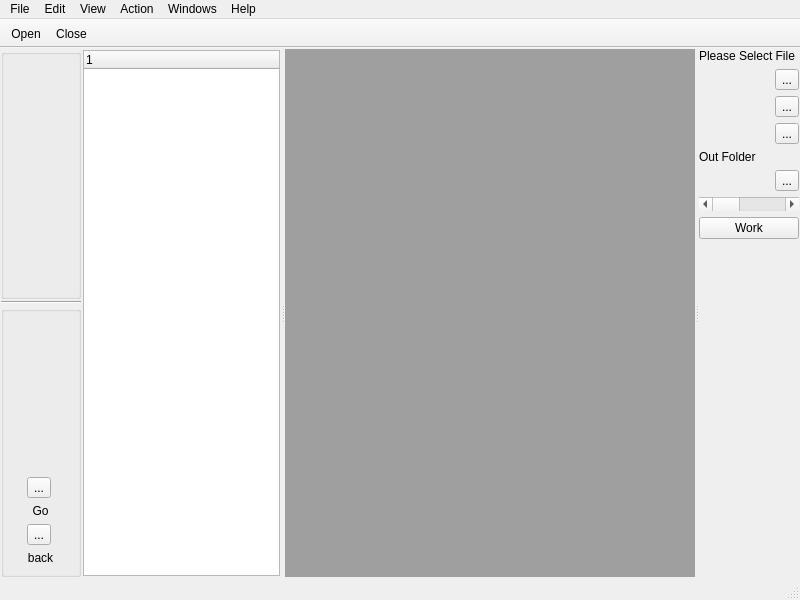
<?xml version="1.0" encoding="UTF-8"?>
<ui version="4.0">
 <class>StyleWindow</class>
 <widget class="QMainWindow" name="StyleWindow">
  <property name="geometry">
   <rect>
    <x>0</x>
    <y>0</y>
    <width>800</width>
    <height>600</height>
   </rect>
  </property>
  <property name="windowTitle">
   <string>MainWindow</string>
  </property>
  <widget class="QWidget" name="centralwidget">
   <layout class="QGridLayout" name="gridLayout_6">
    <property name="leftMargin">
     <number>1</number>
    </property>
    <property name="topMargin">
     <number>1</number>
    </property>
    <property name="rightMargin">
     <number>1</number>
    </property>
    <property name="bottomMargin">
     <number>1</number>
    </property>
    <property name="spacing">
     <number>1</number>
    </property>
    <item row="0" column="0">
     <widget class="QWidget" name="widget" native="true">
      <property name="minimumSize">
       <size>
        <width>80</width>
        <height>0</height>
       </size>
      </property>
      <layout class="QGridLayout" name="gridLayout_2">
       <property name="leftMargin">
        <number>0</number>
       </property>
       <property name="topMargin">
        <number>0</number>
       </property>
       <property name="rightMargin">
        <number>0</number>
       </property>
       <property name="bottomMargin">
        <number>0</number>
       </property>
       <property name="spacing">
        <number>2</number>
       </property>
       <item row="0" column="0">
        <widget class="QGroupBox" name="groupBox">
         <property name="minimumSize">
          <size>
           <width>0</width>
           <height>250</height>
          </size>
         </property>
         <property name="title">
          <string/>
         </property>
         <layout class="QGridLayout" name="gridLayout_4">
          <property name="leftMargin">
           <number>2</number>
          </property>
          <property name="topMargin">
           <number>2</number>
          </property>
          <property name="rightMargin">
           <number>2</number>
          </property>
          <property name="bottomMargin">
           <number>2</number>
          </property>
          <property name="spacing">
           <number>2</number>
          </property>
          <item row="0" column="0">
           <widget class="IconButton" name="iconbtn1" native="true"/>
          </item>
          <item row="1" column="0">
           <widget class="IconButton" name="iconbtn2" native="true"/>
          </item>
          <item row="2" column="0">
           <widget class="IconButton" name="iconbtn3" native="true"/>
          </item>
          <item row="3" column="0">
           <widget class="IconButton" name="iconbtn4" native="true"/>
          </item>
         </layout>
        </widget>
       </item>
       <item row="1" column="0">
        <widget class="Line" name="line">
         <property name="orientation">
          <enum>Qt::Horizontal</enum>
         </property>
        </widget>
       </item>
       <item row="2" column="0">
        <widget class="QGroupBox" name="groupBox_2">
         <property name="title">
          <string/>
         </property>
         <layout class="QGridLayout" name="gridLayout_3">
          <item row="4" column="0">
           <widget class="QLabel" name="label_6">
            <property name="text">
             <string>back</string>
            </property>
            <property name="alignment">
             <set>Qt::AlignCenter</set>
            </property>
           </widget>
          </item>
          <item row="1" column="0">
           <widget class="QToolButton" name="toolButton_5">
            <property name="text">
             <string>...</string>
            </property>
           </widget>
          </item>
          <item row="2" column="0">
           <widget class="QLabel" name="label_5">
            <property name="text">
             <string>Go</string>
            </property>
            <property name="alignment">
             <set>Qt::AlignCenter</set>
            </property>
           </widget>
          </item>
          <item row="3" column="0">
           <widget class="QToolButton" name="toolButton_8">
            <property name="text">
             <string>...</string>
            </property>
           </widget>
          </item>
          <item row="0" column="0">
           <spacer name="verticalSpacer">
            <property name="orientation">
             <enum>Qt::Vertical</enum>
            </property>
            <property name="sizeHint" stdset="0">
             <size>
              <width>20</width>
              <height>40</height>
             </size>
            </property>
           </spacer>
          </item>
         </layout>
        </widget>
       </item>
      </layout>
     </widget>
    </item>
    <item row="0" column="1">
     <widget class="QStackedWidget" name="stackedWidget">
      <property name="minimumSize">
       <size>
        <width>100</width>
        <height>0</height>
       </size>
      </property>
      <widget class="QWidget" name="page_3">
       <layout class="QGridLayout" name="gridLayout">
        <property name="leftMargin">
         <number>0</number>
        </property>
        <property name="topMargin">
         <number>0</number>
        </property>
        <property name="rightMargin">
         <number>0</number>
        </property>
        <property name="bottomMargin">
         <number>0</number>
        </property>
        <property name="spacing">
         <number>0</number>
        </property>
        <item row="0" column="0">
         <widget class="QSplitter" name="splitter">
          <property name="orientation">
           <enum>Qt::Horizontal</enum>
          </property>
          <widget class="QWidget" name="widget_3" native="true">
           <property name="minimumSize">
            <size>
             <width>80</width>
             <height>0</height>
            </size>
           </property>
           <layout class="QGridLayout" name="gridLayout_5">
            <property name="leftMargin">
             <number>1</number>
            </property>
            <property name="topMargin">
             <number>1</number>
            </property>
            <property name="rightMargin">
             <number>1</number>
            </property>
            <property name="bottomMargin">
             <number>1</number>
            </property>
            <property name="spacing">
             <number>1</number>
            </property>
            <item row="0" column="0">
             <widget class="QTreeWidget" name="treeWidget">
              <column>
               <property name="text">
                <string notr="true">1</string>
               </property>
              </column>
             </widget>
            </item>
           </layout>
          </widget>
          <widget class="QMdiArea" name="mdiArea"/>
          <widget class="QWidget" name="widget_2" native="true">
           <property name="minimumSize">
            <size>
             <width>100</width>
             <height>0</height>
            </size>
           </property>
           <layout class="QGridLayout" name="gridLayout_7">
            <item row="5" column="1">
             <widget class="QToolButton" name="btnFile4">
              <property name="text">
               <string>...</string>
              </property>
             </widget>
            </item>
            <item row="4" column="0" colspan="2">
             <widget class="QLabel" name="label_8">
              <property name="text">
               <string>Out Folder</string>
              </property>
             </widget>
            </item>
            <item row="5" column="0">
             <widget class="QLabel" name="lbFile4">
              <property name="text">
               <string/>
              </property>
             </widget>
            </item>
            <item row="1" column="0">
             <widget class="QLabel" name="lbFile1">
              <property name="text">
               <string/>
              </property>
             </widget>
            </item>
            <item row="0" column="0" colspan="2">
             <widget class="QLabel" name="label">
              <property name="text">
               <string>Please Select File</string>
              </property>
             </widget>
            </item>
            <item row="3" column="1">
             <widget class="QToolButton" name="btnFile3">
              <property name="text">
               <string>...</string>
              </property>
             </widget>
            </item>
            <item row="7" column="0" colspan="2">
             <widget class="QPushButton" name="btnDo">
              <property name="text">
               <string>Work</string>
              </property>
             </widget>
            </item>
            <item row="3" column="0">
             <widget class="QLabel" name="lbFile3">
              <property name="text">
               <string/>
              </property>
             </widget>
            </item>
            <item row="1" column="1">
             <widget class="QToolButton" name="btnFile1">
              <property name="text">
               <string>...</string>
              </property>
             </widget>
            </item>
            <item row="8" column="0">
             <spacer name="verticalSpacer_2">
              <property name="orientation">
               <enum>Qt::Vertical</enum>
              </property>
              <property name="sizeHint" stdset="0">
               <size>
                <width>20</width>
                <height>328</height>
               </size>
              </property>
             </spacer>
            </item>
            <item row="2" column="0">
             <widget class="QLabel" name="lbFile2">
              <property name="text">
               <string/>
              </property>
             </widget>
            </item>
            <item row="2" column="1">
             <widget class="QToolButton" name="btnFile2">
              <property name="text">
               <string>...</string>
              </property>
             </widget>
            </item>
            <item row="6" column="0" colspan="2">
             <widget class="QScrollBar" name="horizontalScrollBar">
              <property name="orientation">
               <enum>Qt::Horizontal</enum>
              </property>
             </widget>
            </item>
           </layout>
          </widget>
         </widget>
        </item>
       </layout>
      </widget>
      <widget class="QWidget" name="page_4"/>
     </widget>
    </item>
   </layout>
  </widget>
  <widget class="QMenuBar" name="menubar">
   <property name="geometry">
    <rect>
     <x>0</x>
     <y>0</y>
     <width>800</width>
     <height>22</height>
    </rect>
   </property>
   <widget class="QMenu" name="menuFile">
    <property name="title">
     <string>File</string>
    </property>
    <addaction name="actionOpen"/>
    <addaction name="actionClose"/>
   </widget>
   <widget class="QMenu" name="menuEdit">
    <property name="title">
     <string>Edit</string>
    </property>
   </widget>
   <widget class="QMenu" name="menuView">
    <property name="title">
     <string>View</string>
    </property>
   </widget>
   <widget class="QMenu" name="menuAction">
    <property name="title">
     <string>Action</string>
    </property>
   </widget>
   <widget class="QMenu" name="menuWindows">
    <property name="title">
     <string>Windows</string>
    </property>
   </widget>
   <widget class="QMenu" name="menuHelp">
    <property name="title">
     <string>Help</string>
    </property>
   </widget>
   <addaction name="menuFile"/>
   <addaction name="menuEdit"/>
   <addaction name="menuView"/>
   <addaction name="menuAction"/>
   <addaction name="menuWindows"/>
   <addaction name="menuHelp"/>
  </widget>
  <widget class="QStatusBar" name="statusbar"/>
  <widget class="QToolBar" name="toolBar">
   <property name="windowTitle">
    <string>toolBar</string>
   </property>
   <property name="movable">
    <bool>false</bool>
   </property>
   <attribute name="toolBarArea">
    <enum>TopToolBarArea</enum>
   </attribute>
   <attribute name="toolBarBreak">
    <bool>false</bool>
   </attribute>
   <addaction name="actionOpen"/>
   <addaction name="actionClose"/>
  </widget>
  <action name="actionOpen">
   <property name="text">
    <string>Open</string>
   </property>
  </action>
  <action name="actionClose">
   <property name="text">
    <string>Close</string>
   </property>
  </action>
 </widget>
 <customwidgets>
  <customwidget>
   <class>IconButton</class>
   <extends>QWidget</extends>
   <header>iconbutton.h</header>
   <container>1</container>
  </customwidget>
 </customwidgets>
 <resources/>
 <connections/>
</ui>
